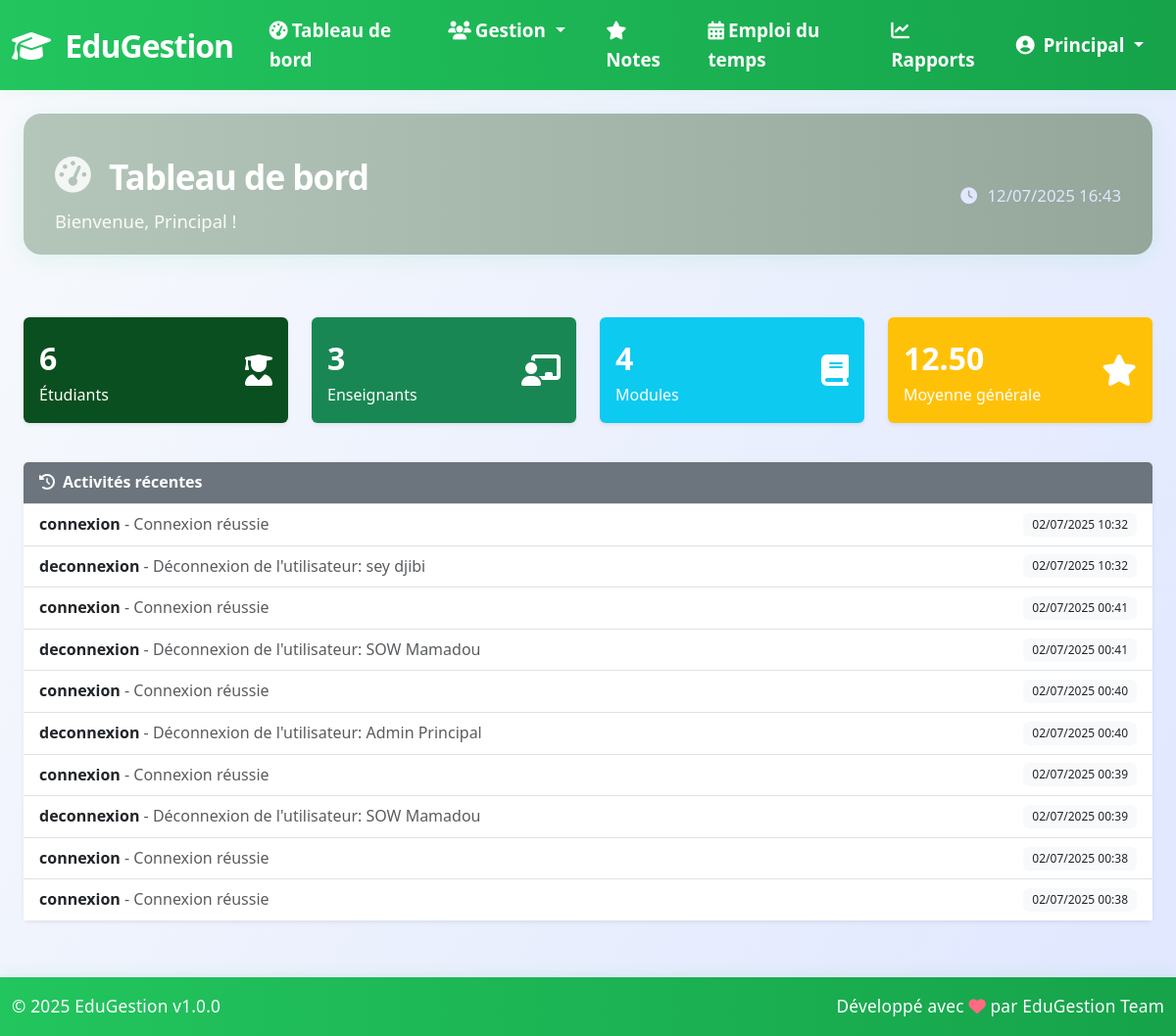
Page /pages/dashboard.php (signed in) on the committed database.
### tables this page shows
CREATE TABLE `logs` (
  `id` int(11) NOT NULL,
  `user_id` int(11) DEFAULT NULL,
  `action` varchar(255) NOT NULL,
  `details` text DEFAULT NULL,
  `ip_address` varchar(45) DEFAULT NULL,
  `user_agent` text DEFAULT NULL,
  `created_at` timestamp NOT NULL DEFAULT current_timestamp()
);

### config.php (called while the page is built, shortened)
<?php
function isAuthenticated() {
    return isset($_SESSION['user_id']) && isset($_SESSION['user_role']);
}
function hasPermission($requiredRole) {
    $userRole = $_SESSION['user_role'];
    $roleHierarchy = [
        'admin' => 3,
        'enseignant' => 2,
        'etudiant' => 1
    ];
    return isset($roleHierarchy[$userRole]) &&
           isset($roleHierarchy[$requiredRole]) &&
           $roleHierarchy[$userRole] >= $roleHierarchy[$requiredRole];
}
?>

### pages/dashboard.php (the view, shortened to what this page needs)
<?php
require_once dirname(__DIR__) . '/config.php';
require_once dirname(__DIR__) . '/includes/header.php';
?>
<div class="container-fluid">
    <div class="row mb-4">
        <div class="col-12">
            <div class="dashboard-header d-flex justify-content-between align-items-center flex-wrap">
                <div>
                    <div class="dashboard-title">
                        <i class="fas fa-tachometer-alt me-2"></i>Tableau de bord
                    </div>
                    <p class="dashboard-welcome">Bienvenue, <?php echo $_SESSION['user_name']; ?> !</p>
                </div>
                <div class="dashboard-clock text-end">
                    <i class="fas fa-clock me-1"></i>
                    <span><?php echo date('d/m/Y H:i'); ?></span>
                </div>
            </div>
        </div>
    </div>
    <?php if (hasPermission('admin')): ?>
    <?php
    $pdo = getDBConnection();
    $total_etudiants = $pdo->query("SELECT COUNT(*) FROM etudiants WHERE actif = 1")->fetchColumn();
    $total_enseignants = $pdo->query("SELECT COUNT(*) FROM enseignants WHERE actif = 1")->fetchColumn();
    $total_modules = $pdo->query("SELECT COUNT(*) FROM modules WHERE actif = 1")->fetchColumn();
    $moyenne_generale = $pdo->query("SELECT AVG(note) FROM notes")->fetchColumn();
    $moyenne_generale = $moyenne_generale ? number_format($moyenne_generale, 2) : '0.00';
    $logs = $pdo->query("SELECT * FROM logs ORDER BY created_at DESC LIMIT 10")->fetchAll();
    ?>
    <div class="row mb-4">
        <div class="col-md-3 mb-3">
            <div class="card text-white bg-primary h-100">
                <div class="card-body d-flex align-items-center justify-content-between">
                    <div>
                        <div class="fs-2 fw-bold"><?php echo $total_etudiants; ?></div>
                        <div>Étudiants</div>
                    </div>
                    <i class="fas fa-user-graduate fa-2x"></i>
                </div>
            </div>
        </div>
        <div class="col-md-3 mb-3">
            <div class="card text-white bg-success h-100">
                <div class="card-body d-flex align-items-center justify-content-between">
                    <div>
                        <div class="fs-2 fw-bold"><?php echo $total_enseignants; ?></div>
                        <div>Enseignants</div>
                    </div>
                    <i class="fas fa-chalkboard-teacher fa-2x"></i>
                </div>
            </div>
        </div>
        <div class="col-md-3 mb-3">
            <div class="card text-white bg-info h-100">
                <div class="card-body d-flex align-items-center justify-content-between">
                    <div>
                        <div class="fs-2 fw-bold"><?php echo $total_modules; ?></div>
                        <div>Modules</div>
                    </div>
                    <i class="fas fa-book fa-2x"></i>
                </div>
            </div>
        </div>
        <div class="col-md-3 mb-3">
            <div class="card text-white bg-warning h-100">
                <div class="card-body d-flex align-items-center justify-content-between">
                    <div>
                        <div class="fs-2 fw-bold"><?php echo $moyenne_generale; ?></div>
                        <div>Moyenne générale</div>
                    </div>
                    <i class="fas fa-star fa-2x"></i>
                </div>
            </div>
        </div>
    </div>
    <div class="row mb-4">
        <div class="col-12">
            <div class="card">
                <div class="card-header bg-secondary text-white">
                    <i class="fas fa-history me-2"></i>Activités récentes
                </div>
                <div class="card-body p-0">
                    <ul class="list-group list-group-flush">
                        <?php if (empty($logs)): ?>
                            <li class="list-group-item text-muted">Aucune activité récente.</li>
                        <?php else: ?>
                            <?php foreach ($logs as $log): ?>
                            <li class="list-group-item d-flex justify-content-between align-items-center">
                                <span>
                                    <strong><?php echo htmlspecialchars($log['action'] ?? ''); ?></strong>
                                    <?php if (!empty($log['details'])): ?>
                                        <span class="text-muted">- <?php echo htmlspecialchars($log['details']); ?></span>
                                    <?php endif; ?>
                                </span>
                                <span class="badge bg-light text-dark">
                                    <?php echo date('d/m/Y H:i', strtotime($log['created_at'])); ?>
                                </span>
                            </li>
                            <?php endforeach; ?>
                        <?php endif; ?>
                    </ul>
                </div>
            </div>
        </div>
    </div>
    <?php endif; ?>
</div>
<?php
require_once dirname(__DIR__) . '/includes/footer.php';
?>

### assets/css/style.css (style rules this page uses)
:root { --primary-color: #0a4f1f; --secondary-color: #6c757d; --success-color: #198754; --danger-color: #dc3545; --warning-color: #ffc107; --info-color: #0dcaf0; --light-color: #f8f9fa; --dark-color: #212529; --border-radius: 0.375rem; --box-shadow: 0 0.125rem 0.25rem rgba(0, 0, 0, 0.075); --transition: all 0.15s ease-in-out; }
body { font-family: 'Segoe UI', Tahoma, Geneva, Verdana, sans-serif; background-color: #f8f9fa; line-height: 1.6; padding-bottom: 70px; }
.card { border: none; border-radius: var(--border-radius); box-shadow: var(--box-shadow); transition: var(--transition); }
.card-header { background-color: var(--light-color); border-bottom: 1px solid #dee2e6; font-weight: 600; }
.badge { font-weight: 500; padding: 0.5em 0.75em; }
.bg-primary { background-color: var(--primary-color) !important; }
.bg-secondary { background-color: var(--secondary-color) !important; }
.bg-success { background-color: var(--success-color) !important; }
.bg-warning { background-color: var(--warning-color) !important; }
.bg-info { background-color: var(--info-color) !important; }
.dashboard-header { background: linear-gradient(90deg, #b4c6ba 0%, #95a69b 100%); color: #fff; border-radius: 18px; box-shadow: 0 4px 24px rgba(34,197,94,0.10); padding: 2.2rem 2rem 1.2rem 2rem; margin-bottom: 2.5rem; position: relative; overflow: hidden; animation: fadeIn 0.7s; }
.dashboard-header .dashboard-title { font-size: 2.2rem; font-weight: 800; letter-spacing: -1px; margin-bottom: 0.2rem; display: flex; align-items: center; gap: 0.7rem; }
.dashboard-header .dashboard-title i { font-size: 2.3rem; opacity: 0.85; }
.dashboard-header .dashboard-welcome { font-size: 1.15rem; font-weight: 500; opacity: 0.93; margin-bottom: 0; }
.dashboard-header .dashboard-clock { font-size: 1.05rem; color: #e0e7ff; font-weight: 400; margin-top: 0.5rem; display: flex; align-items: center; gap: 0.4rem; justify-content: flex-end; }

### pages/dashboard.php (style rules this page uses)
body.dashboard-bg { background: linear-gradient(120deg, #f8fafc 0%, #e0e7ff 100%); }

### rows in the picture
logs: action "connexion", details "Connexion réussie", created_at "02/07/2025 10:32"
logs: action "deconnexion", details "Déconnexion de l'utilisateur: sey djibi", created_at "02/07/2025 10:32"
logs: action "connexion", details "Connexion réussie", created_at "02/07/2025 00:41"
logs: action "deconnexion", details "Déconnexion de l'utilisateur: SOW Mamadou", created_at "02/07/2025 00:41"
logs: action "connexion", details "Connexion réussie", created_at "02/07/2025 00:40"
logs: action "deconnexion", details "Déconnexion de l'utilisateur: Admin Principal", created_at "02/07/2025 00:40"
logs: action "connexion", details "Connexion réussie", created_at "02/07/2025 00:39"
logs: action "deconnexion", details "Déconnexion de l'utilisateur: SOW Mamadou", created_at "02/07/2025 00:39"
logs: action "connexion", details "Connexion réussie", created_at "02/07/2025 00:38"
logs: action "connexion", details "Connexion réussie", created_at "02/07/2025 00:38"

### other values in the picture
APP_NAME "EduGestion"
$_SESSION['user_name'] "Principal"
$total_etudiants "6"
$total_enseignants "3"
$total_modules "4"
$moyenne_generale "12.50"
APP_VERSION "1.0.0"
